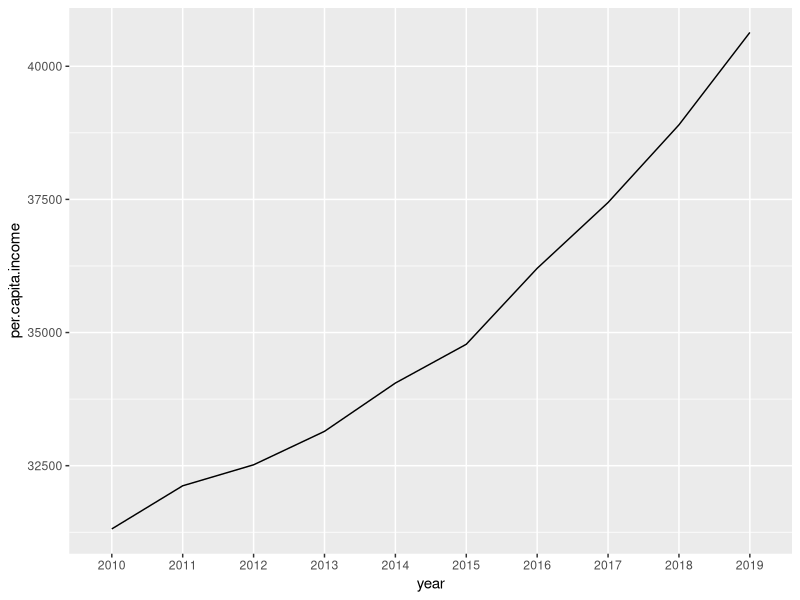

Recreate this plot in R.
#Per capita income in the past 12 months from 2010-2019 in VA Plot
#Creating a line graph
library(ggplot2)
library(tidyverse)

#Factor year variable
Income_Per_Capita <- read_csv("Data/incomepercapitainVA.csv")

#Make the graph
Income_Per_Capita %>% mutate(year = factor(year)) %>% group_by(per.capita.income, year) %>% 
    ggplot(aes(x = year, y = per.capita.income, group = 1)) + geom_line(stat='identity')


# function to get income per capita by year for info box on main map
perCapitaByYear <- function (yearToUse) {
  Income_Per_Capita %>% filter(year == yearToUse) %>% select(per.capita.income)
}
